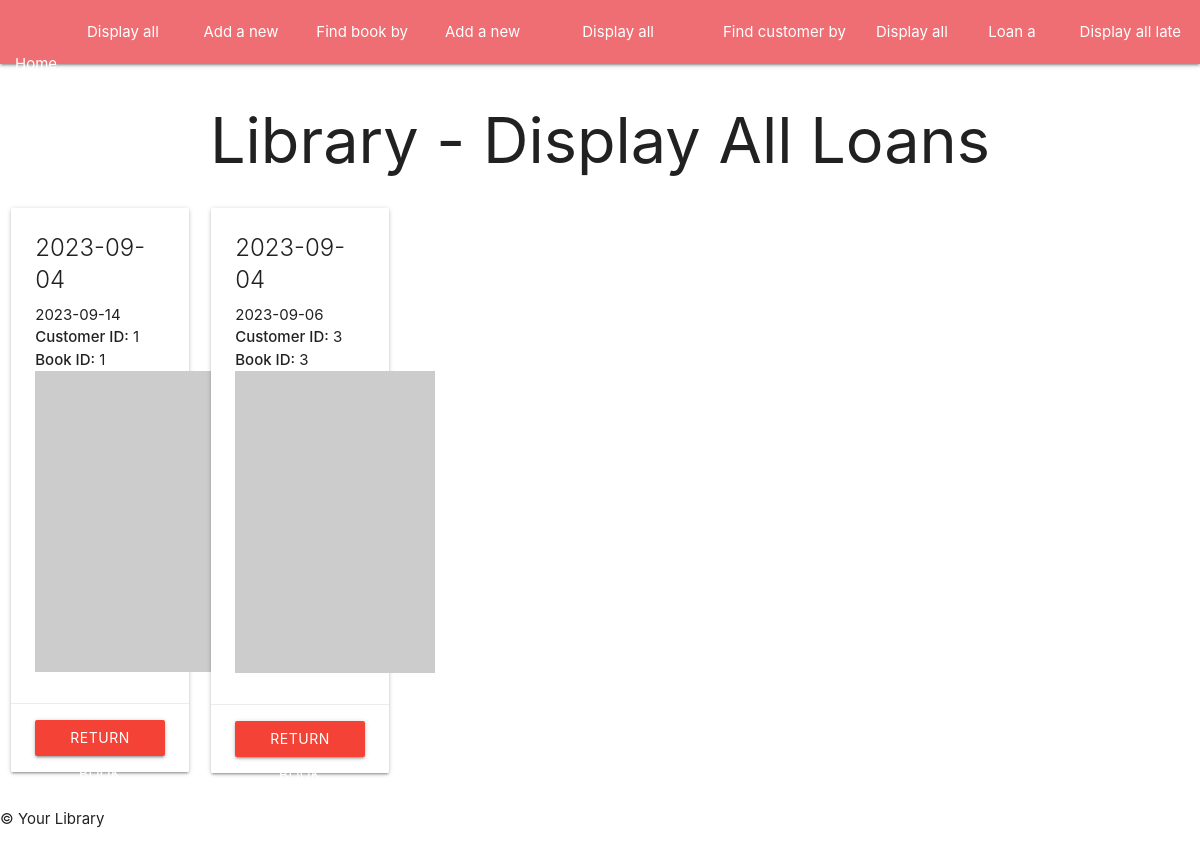
Page /loans on the committed database.
### tables this page shows
CREATE TABLE loans(
                id INTEGER PRIMARY KEY,
                LoanDate TEXT,
                ReturnDate TEXT,
                CustID INTEGER,
                BookID INTEGER,
                FOREIGN KEY (CustID) REFERENCES customers(id),
                FOREIGN KEY (BookID) REFERENCES books(id)
            );

### app.py (the view)
@app.route('/loans', methods=['GET'])
def displayLoans():
    all_loans = loan_instance.displayAllLoans()
    return render_template("displayloans.html", loans=all_loans)

### tools/loans.py (called while the page is built)
    def displayAllLoans(self):
        self.cur.execute('''SELECT * FROM loans ''')
        all_loans=self.cur.fetchall()
        return all_loans

### templates/displayloans.html (shortened to what this page needs)
{% extends "index.html" %}
{% block content %}
<div>
    <h1 class="center-align">Library - Display All Loans</h1>
    <div class="row">
        {% for loan in loans %}
        <div class="col s2 m2">
            <div class="card">
                <div class="card-content">
                    <span class="card-title">{{ loan[1] }}</span>
                    <p>{{ loan[2] }}</p>
                    <p><strong>Customer ID:</strong> {{ loan[3] }}</p>
                    <p><strong>Book ID:</strong> {{ loan[4] }}</p>
                    <img src="https://picsum.photos/200/30{{loan[0]}}">
                </div>
                <div class="card-action">
                    <form method="POST" action="{{ url_for('removeLoan') }}">
                        <button type="submit" class="btn red">Return Book</button>
                    </form>
                </div>
            </div>
        </div>
        {% endfor %}
    </div>
</div>
{% endblock %}

### rows in the picture
loans: LoanDate "2023-09-04", ReturnDate "2023-09-14", CustID "1", BookID "1"
loans: LoanDate "2023-09-04", ReturnDate "2023-09-06", CustID "3", BookID "3"
